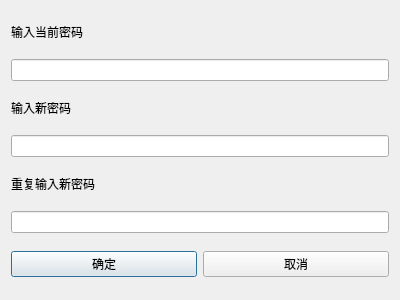
<?xml version="1.0" encoding="UTF-8"?>
<ui version="4.0">
 <class>PwdSettingDialog</class>
 <widget class="QDialog" name="PwdSettingDialog">
  <property name="geometry">
   <rect>
    <x>0</x>
    <y>0</y>
    <width>400</width>
    <height>300</height>
   </rect>
  </property>
  <property name="windowTitle">
   <string>设置密码</string>
  </property>
  <layout class="QVBoxLayout" name="verticalLayout">
   <item>
    <widget class="QLabel" name="label">
     <property name="sizePolicy">
      <sizepolicy hsizetype="Preferred" vsizetype="Fixed">
       <horstretch>0</horstretch>
       <verstretch>0</verstretch>
      </sizepolicy>
     </property>
     <property name="text">
      <string>输入当前密码</string>
     </property>
    </widget>
   </item>
   <item>
    <widget class="QLineEdit" name="edtOldPwd"/>
   </item>
   <item>
    <widget class="QLabel" name="label_2">
     <property name="sizePolicy">
      <sizepolicy hsizetype="Preferred" vsizetype="Fixed">
       <horstretch>0</horstretch>
       <verstretch>0</verstretch>
      </sizepolicy>
     </property>
     <property name="text">
      <string>输入新密码</string>
     </property>
    </widget>
   </item>
   <item>
    <widget class="QLineEdit" name="edtNewPwd"/>
   </item>
   <item>
    <widget class="QLabel" name="label_3">
     <property name="sizePolicy">
      <sizepolicy hsizetype="Preferred" vsizetype="Fixed">
       <horstretch>0</horstretch>
       <verstretch>0</verstretch>
      </sizepolicy>
     </property>
     <property name="text">
      <string>重复输入新密码</string>
     </property>
    </widget>
   </item>
   <item>
    <widget class="QLineEdit" name="edtRepeatPwd"/>
   </item>
   <item>
    <layout class="QHBoxLayout" name="horizontalLayout">
     <item>
      <widget class="QPushButton" name="btnOK">
       <property name="text">
        <string>确定</string>
       </property>
       <property name="default">
        <bool>true</bool>
       </property>
      </widget>
     </item>
     <item>
      <widget class="QPushButton" name="btnCancel">
       <property name="text">
        <string>取消</string>
       </property>
      </widget>
     </item>
    </layout>
   </item>
  </layout>
 </widget>
 <resources/>
 <connections/>
</ui>
